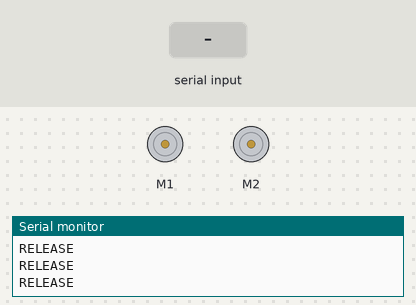
This sketch was run on a simulated Arduino Uno, built with avr-gcc and run on an emulated ATmega328P. Parts: 2 × DC motor (green arrow = forward, orange = backward, longer = faster), the last lines printed to the serial monitor. The inputs (shaded band) are chosen by the test bench.

Above: at 1.2 s.
1.3 s: "90,45\n" received over the second serial link
At 2.1 s:
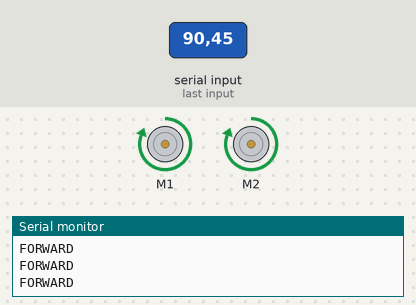
Timing chart, 0 to 4.3 s (numbered marks = the images above; inputs shaded):
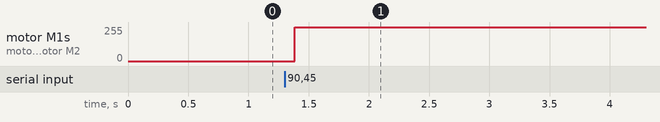

Measured:
- after the input at 1.3 s, motor M1, motor M2: stopped → forward 255/255 after 0.08 s

The sketch:

car_sketch.ino
```cpp
#include <AFMotor.h>
#include <SoftwareSerial.h>
SoftwareSerial mySerial(2, 5); // RX, TX
AF_DCMotor left_motor(1, MOTOR12_64KHZ); // define motor on channel 1 with 64KHz PWM
AF_DCMotor right_motor(2, MOTOR12_64KHZ);
String recv = "";
int leftdir = RELEASE;
int rightdir = RELEASE;

void setup()
{
  Serial.begin(9600);
  left_motor.setSpeed(255); // Set motor 1 to maximum speed
  right_motor.setSpeed(255);
  mySerial.begin(9600);
}

void loop()
{
  if(mySerial.available()) {
    delay(75);
    while(mySerial.available()) {
      recv += (char)mySerial.read();
    }
  }
  if(recv.indexOf('\n') != -1) {
    int commaIndex = recv.indexOf(',');
    if(commaIndex != -1) {
      int leftVal = recv.substring(0,commaIndex).toInt();
      int rightVal = recv.substring(commaIndex+1).toInt();
      leftdir = valToDir(leftVal);
      rightdir = valToDir(rightVal);
    }
    recv = "";
  }
  if(rightdir == FORWARD) {
    Serial.println("FORWARD");
  } else if(rightdir == BACKWARD) {
    Serial.println("BACKWARD");
  } else if(rightdir == RELEASE) {
    Serial.println("RELEASE");
  }
  left_motor.run(leftdir);
  right_motor.run(rightdir);
}

int valToDir(int val) {
      if(val < 450) {
        return FORWARD;
      } else if(val>600) {
        return BACKWARD;
      } else {
        return RELEASE;
      }
}
```
